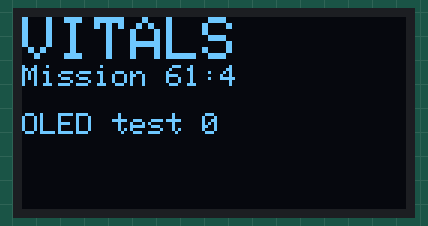
Bench run of a sketch on a simulated ESP32. Shown: 128×64 one-colour display. What the sketch prints to the serial monitor is not drawn.

Above: at 1.1 s.
At 5.2 s:
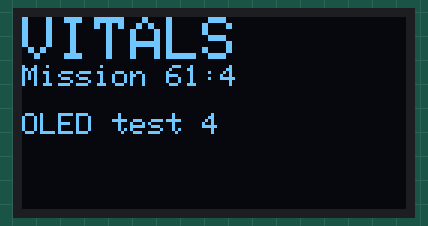
At 8.3 s:
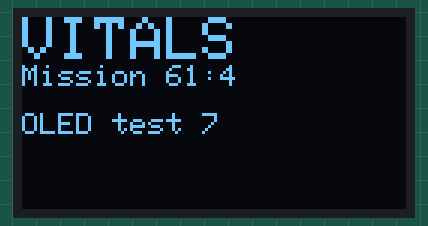
At 19.6 s:
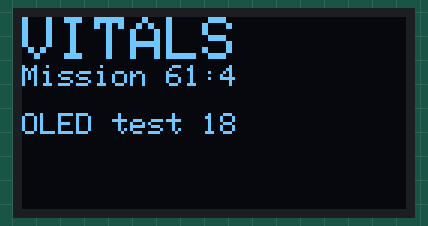
At 28.8 s:
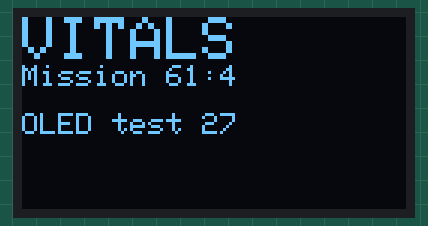
At 38.0 s:
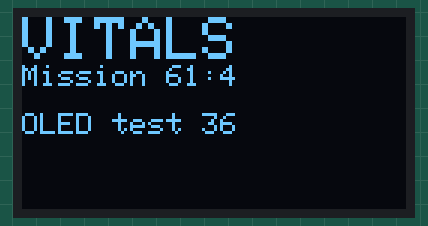

The sketch:

step3b_test_oled.ino
```cpp
/*
  VITALS - Step 3b: OLED test (0.96" SSD1306, 128x64, I2C 0x3C)
  Libraries: "Adafruit SSD1306" (+ "Adafruit GFX Library")
*/
#include <Wire.h>
#include <Adafruit_GFX.h>
#include <Adafruit_SSD1306.h>

Adafruit_SSD1306 oled(128, 64, &Wire, -1);   // width, height, bus, no reset pin

void setup() {
  Serial.begin(115200);
  delay(1000);
  Wire.begin(21, 22);

  if (!oled.begin(SSD1306_SWITCHCAPVCC, 0x3C)) {
    Serial.println("OLED not found at 0x3C (try 0x3D). Stopping.");
    while (true) delay(1000);
  }
  Serial.println("OLED OK");
}

void loop() {
  static int counter = 0;

  oled.clearDisplay();
  oled.setTextColor(SSD1306_WHITE);
  oled.setTextSize(2);                 // big text: 12x16 px per letter
  oled.setCursor(0, 0);
  oled.println("VITALS");
  oled.setTextSize(1);                 // small text: 6x8 px per letter
  oled.println("Mission 61:4");
  oled.println();
  oled.print("OLED test ");
  oled.println(counter++);
  oled.display();                      // nothing appears until you call this

  delay(1000);
}
```

Measured:
- what the display in image 0 shows lasts 1.0 s, from 1.1 s to 2.1 s
